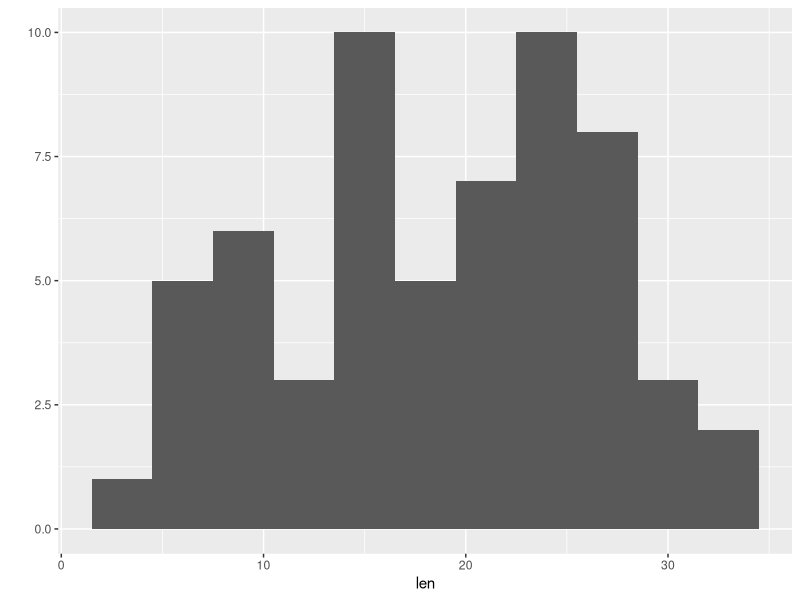

Source code (R):

# Teste T - Dados ToothGrowth -------------------------------------------------------------------------------------------------------
# Autoria do script: Jeanne Franco ---------------------------------------------------------------------------------------------------------
# Data do script: 06/05/22 -----------------------------------------------------------------------------------------------------------------
# Referência: Curso Udemy ------------------------------------------------------------------------------------------------------------------

# Pacote necessário ------------------------------------------------------------------------------------------------------------------------

library(tidyverse)

# Dados ------------------------------------------------------------------------------------------------------------------------------------

?ToothGrowth

dente <- ToothGrowth
head(dente)
str(dente)

# Análise da normalidade dos dados ---------------------------------------------------------------------------------------------------------

qplot(x = len, data = dente, binwidth = 3) # Histograma
